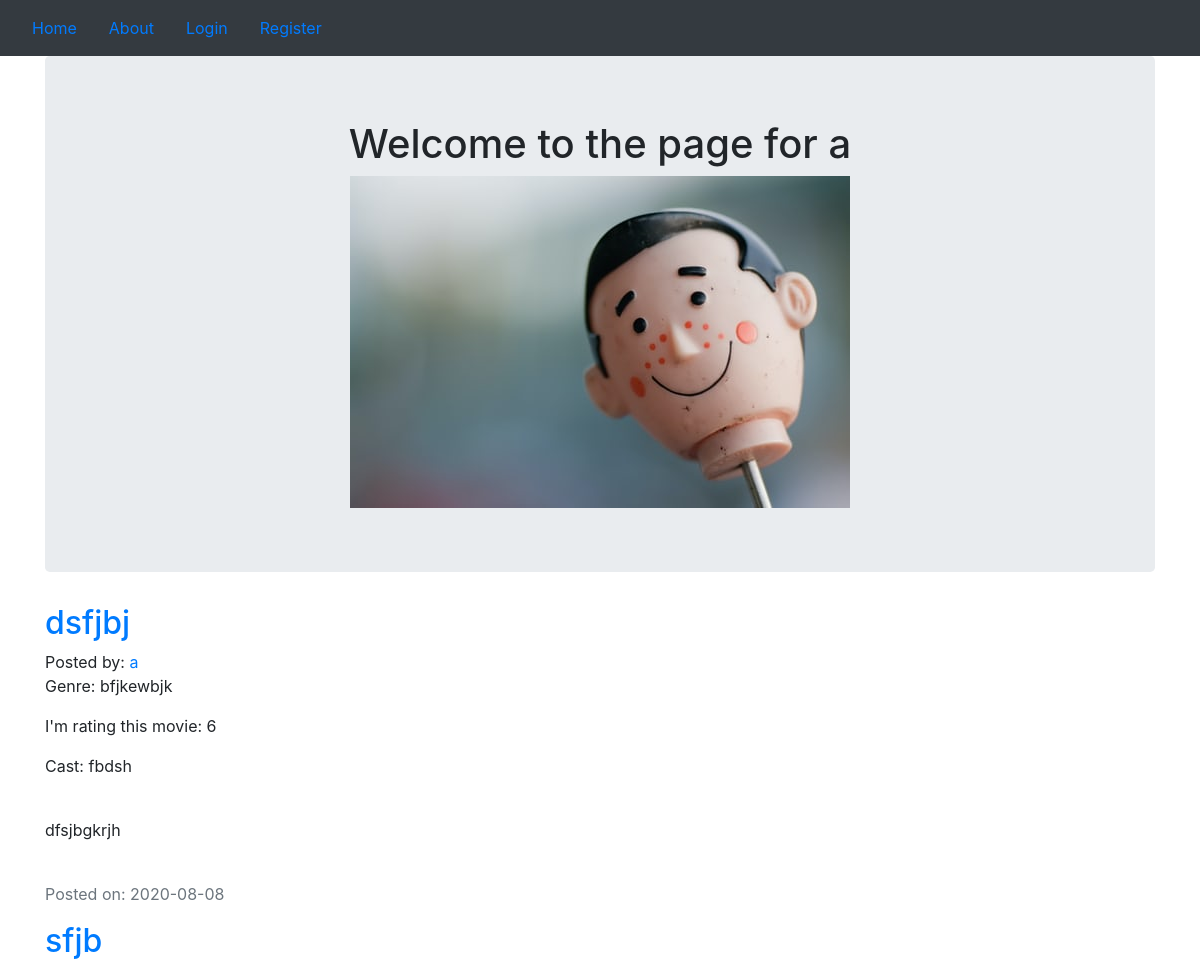
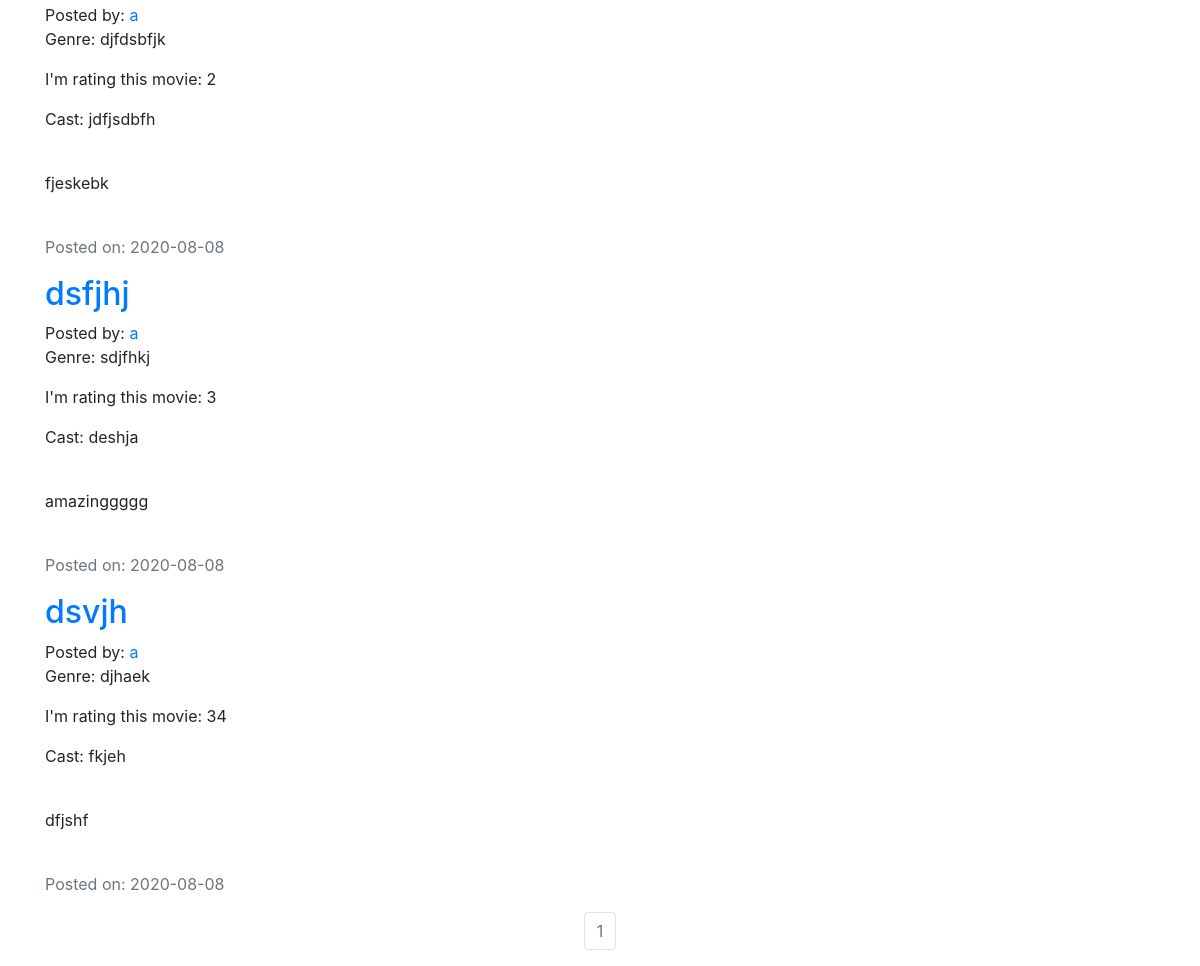
Page /a on the committed database (2 pictures, top to bottom).
### myproject/models.py (models this page shows, shortened)
class User(db.Model, UserMixin):
    __tablename__ = 'users'
    id = db.Column(db.Integer, primary_key=True)
    name = db.Column(db.String(64), nullable=False)
    profile_image = db.Column(db.String(64), nullable=False, default='default_profile.png')
    email = db.Column(db.String(64), unique=True, index=True)
    username = db.Column(db.String(64), unique=True, index=True)
    password_hash = db.Column(db.String(128))
    posts = db.relationship('Movie', backref='audience', lazy=True)

class Movie(db.Model):
    id = db.Column(db.Integer, primary_key=True)
    user_id = db.Column(db.Integer, db.ForeignKey('users.id'), nullable=False)
    name = db.Column(db.String(64), nullable=False)
    cast = db.Column(db.String(128), nullable=False)
    rating = db.Column(db.Integer, nullable=False)
    genre = db.Column(db.String, nullable=False)
    review = db.Column(db.Text, nullable=False)
    date = db.Column(db.DateTime, nullable=False, default=datetime.utcnow)

### myproject/users/views.py (the view)
@users.route("/<username>")
def user_posts(username):
    page = request.args.get('page', 1, type=int)
    user = User.query.filter_by(username=username).first_or_404()
    movie_posts = Movie.query.filter_by(audience=user).order_by(Movie.date.desc()).paginate(page=page, per_page=5)
    return render_template('user_movie_posts.html', movie_posts=movie_posts, user=user)

### myproject/templates/user_movie_posts.html (shortened to what this page needs)
{% extends "base.html" %}
{% block content %}
<div class="container">
    <div class="jumbotron">
        <div align='center'>
            <h1>Welcome to the page for {{user.username}}</h1>
            <img align='center' src="{{ url_for('static', filename='profile_pics/' + user.profile_image) }}">
        </div>
    </div>
    {% for post in movie_posts.items %}
    <h2><a href="{{ url_for('movie.movie_post', movie_id=post.id) }}">{{ post.name }}</a></h2>
    Posted by: <a href="{{ url_for('users.user_posts', username=post.audience.username) }}">{{ post.audience.username
    }}</a>
    <p>Genre: {{ post.genre }}</p>
    <p>I'm rating this movie: {{ post.rating }}</p>
    <p>Cast: {{ post.cast }}</p>
        <br>
    <p>{{post.review}}</p>
    <br>
    <p class="text-muted">Posted on: {{ post.date.strftime('%Y-%m-%d') }}</p>
    {% endfor %}
</div>
<nav aria-label="Page navigation example">
    <ul class="pagination justify-content-center">
        {% for page_num in movie_posts.iter_pages(left_edge=1, right_edge=1, left_current=1, right_current=2) %}
        {% if movie_posts.page == page_num %}
        <li class="page-item disabled">
            <a class="page-link" href="{{ url_for('users.user_posts', username=user.username, page=page_num) }}">{{
                page_num }}</a></li>
        {% else %}
        <li class="page-item"><a class="page-link"
                                 href="{{ url_for('users.user_posts', username=user.username, page=page_num) }}">{{
            page_num }}</a></li>
        {% endif %}
        {% endfor %}
    </ul>
</nav>
{% endblock content %}

### rows in the picture
User: username "a", profile_image (placeholder picture)
Movie: name "dsfjbj", audience.username "a", genre "bfjkewbjk", rating "6", cast "fbdsh", review "dfsjbgkrjh", date "2020-08-08"
Movie: name "sfjb", audience.username "a", genre "djfdsbfjk", rating "2", cast "jdfjsdbfh", review "fjeskebk", date "2020-08-08"
Movie: name "dsfjhj", audience.username "a", genre "sdjfhkj", rating "3", cast "deshja", review "amazinggggg", date "2020-08-08"
Movie: name "dsvjh", audience.username "a", genre "djhaek", rating "34", cast "fkjeh", review "dfjshf", date "2020-08-08"

### other values in the picture
{{ page_num }} "1"
